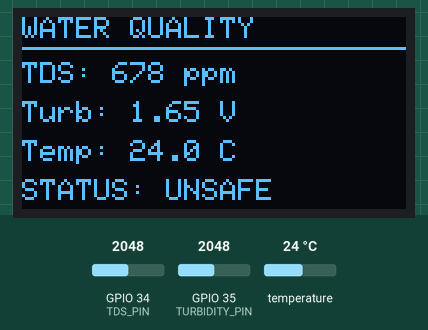
Simulated run of this sketch. Board: ESP32. On the bench: 128×64 one-colour display. The inputs (shaded band) are chosen by the test bench; at power-on: temperature 24 °C, GPIO 34 (TDS_PIN) = 2048, GPIO 35 (TURBIDITY_PIN) = 2048 (analog values on the 0–4095 scale). WiFi joins after 1.5 s; servers stay silent unless stated; what the sketch prints to the serial monitor is not drawn.

Above: at 5.1 s.
5.2 s: temperature set to 41 °C
At 7.7 s:
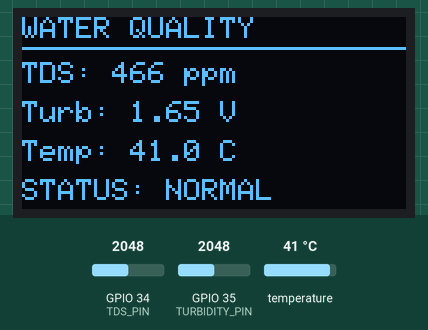
8.0 s: GPIO 34 (TDS_PIN) set to 2006
10.0 s: GPIO 35 (TURBIDITY_PIN) set to 1290
At 10.8 s:
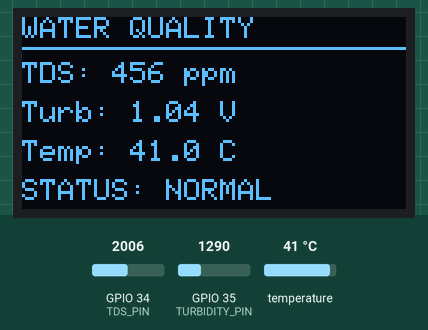
12.0 s: GPIO 35 (TURBIDITY_PIN) set to 1204
At 13.5 s:
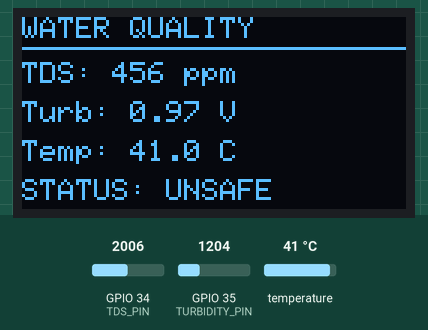
14.0 s: temperature set to 12 °C
At 15.1 s:
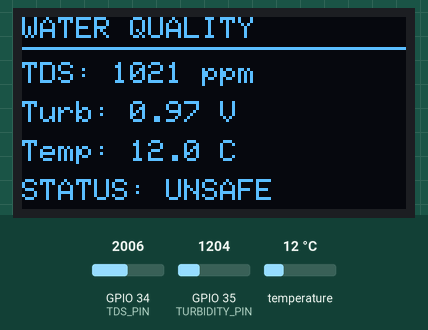
16.0 s: GPIO 34 (TDS_PIN) set to 2047
At 17.8 s:
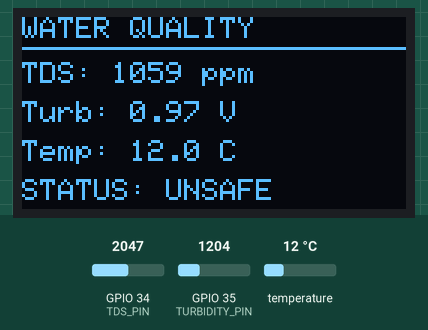
Timing chart, 0 to 19.0 s (numbered marks = the images above; inputs shaded):
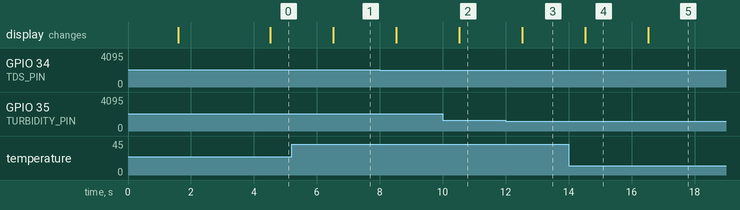

The sketch:

esp32_code.ino
```cpp
#include <Adafruit_GFX.h>
#include <Adafruit_SSD1306.h>
#include <DallasTemperature.h>
#include <OneWire.h>
#include <WiFi.h>
#include <Wire.h>
#include <WebServer.h>

WebServer server(80);

// ---------------- WIFI CONFIGURATION ----------------
const char *ssid = "Dharana11^2";
const char *password = "12345678910";

// ---------------- PIN DEFINITIONS ----------------

#define TDS_PIN 34
#define TURBIDITY_PIN 35
#define TEMP_PIN 4

#define SCREEN_WIDTH 128
#define SCREEN_HEIGHT 64

// ---------------- OLED ----------------

Adafruit_SSD1306 display(SCREEN_WIDTH, SCREEN_HEIGHT, &Wire, -1);

// ---------------- TEMPERATURE ----------------

OneWire oneWire(TEMP_PIN);
DallasTemperature temperatureSensor(&oneWire);

// ---------------- SETTINGS ----------------

float temperature = 25.0;
float currentTdsValue = 0;
float currentTurbidityVoltage = 0;

void handleData() {
  server.sendHeader("Access-Control-Allow-Origin", "*");

  String json = "{";
  json += "\"tds\":" + String(currentTdsValue) + ",";
  json += "\"turbidity\":" + String(currentTurbidityVoltage) + ",";
  json += "\"temperature\":" + String(temperature) + ",";
  json += "\"battery\": 100,";
  json += "\"solarCharging\": true,";
  json += "\"esp32Status\": \"ONLINE\"";
  json += "}";

  server.send(200, "application/json", json);
}

void setup() {

  Serial.begin(115200);

  // ADC
  analogReadResolution(12);

  analogSetPinAttenuation(TDS_PIN, ADC_11db);
  analogSetPinAttenuation(TURBIDITY_PIN, ADC_11db);

  // I2C
  Wire.begin(21, 22);

  // OLED
  if (!display.begin(SSD1306_SWITCHCAPVCC, 0x3C)) {

    Serial.println("OLED not found!");

    while (true)
      ;
  }

  // Connect to WiFi
  display.clearDisplay();
  display.setTextColor(SSD1306_WHITE);
  display.setTextSize(1);
  display.setCursor(0, 25);
  display.print("Connecting WiFi...");
  display.display();

  WiFi.begin(ssid, password);
  Serial.print("Connecting to WiFi");
  int wifiAttempts = 0;
  while (WiFi.status() != WL_CONNECTED && wifiAttempts < 20) {
    delay(500);
    Serial.print(".");
    wifiAttempts++;
  }

  if (WiFi.status() == WL_CONNECTED) {
    Serial.println("\nWiFi Connected!");
    Serial.print("IP Address: ");
    Serial.println(WiFi.localIP());

    server.on("/data", handleData);
    server.enableCORS(true);
    server.begin();
    Serial.println("HTTP server started");
  } else {
    Serial.println("\nWiFi Connection Failed! Proceeding offline.");
  }

  // Temperature sensor
  temperatureSensor.begin();

  display.clearDisplay();
  display.setCursor(20, 25);
  display.println("Water Monitor");

  display.display();

  delay(2000);
}

void loop() {
  if (WiFi.status() == WL_CONNECTED) {
    server.handleClient();
  }

  static unsigned long lastUpdate = 0;
  if (millis() - lastUpdate < 2000) {
    return;
  }
  lastUpdate = millis();

  // ---------------- TEMPERATURE ----------------

  temperatureSensor.requestTemperatures();

  float tempC = temperatureSensor.getTempCByIndex(0);

  if (tempC != DEVICE_DISCONNECTED_C) {
    temperature = tempC;
  }

  // ---------------- TDS ----------------

  long tdsTotal = 0;

  for (int i = 0; i < 30; i++) {

    tdsTotal += analogRead(TDS_PIN);

    delay(2);
  }

  float tdsADC = tdsTotal / 30.0;

  float tdsVoltage = tdsADC * 3.3 / 4095.0;

  // Temperature compensation

  float compensationCoefficient = 1.0 + 0.02 * (temperature - 25.0);

  float compensatedVoltage = tdsVoltage / compensationCoefficient;

  float tdsValue =
      (133.42 * compensatedVoltage * compensatedVoltage * compensatedVoltage -
       255.86 * compensatedVoltage * compensatedVoltage +
       857.39 * compensatedVoltage) *
      0.5;

  if (tdsValue < 0) {
    tdsValue = 0;
  }

  // ---------------- TURBIDITY ----------------

  long turbidityTotal = 0;

  for (int i = 0; i < 30; i++) {

    turbidityTotal += analogRead(TURBIDITY_PIN);

    delay(2);
  }

  float turbidityADC = turbidityTotal / 30.0;

  float turbidityVoltage = turbidityADC * 3.3 / 4095.0;

  currentTdsValue = tdsValue;
  currentTurbidityVoltage = turbidityVoltage;

  // ---------------- WATER STATUS ----------------

  bool highTDS = tdsValue > 500;

  // Temporary threshold for testing only.
  // We should replace this with the calibration
  // appropriate for your exact turbidity sensor.
  bool highTurbidity = turbidityVoltage < 1.0;

  bool waterOK = !highTDS && !highTurbidity;

  // ---------------- SERIAL ----------------

  Serial.println("--------------------");

  Serial.print("Temperature: ");
  Serial.print(temperature);
  Serial.println(" C");

  Serial.print("TDS: ");
  Serial.print(tdsValue);
  Serial.println(" ppm");

  Serial.print("Turbidity ADC: ");
  Serial.println(turbidityADC);

  Serial.print("Turbidity Voltage: ");
  Serial.print(turbidityVoltage, 3);
  Serial.println(" V");

  Serial.print("Status: ");

  if (waterOK) {
    Serial.println("NORMAL");
  } else {
    Serial.println("UNSAFE");
  }

  // ---------------- OLED ----------------

  display.clearDisplay();

  display.setTextSize(1);

  display.setCursor(0, 0);
  display.println("WATER QUALITY");

  display.drawLine(0, 10, 127, 10, SSD1306_WHITE);

  display.setCursor(0, 15);
  display.print("TDS: ");
  display.print(tdsValue, 0);
  display.println(" ppm");

  display.setCursor(0, 28);
  display.print("Turb: ");
  display.print(turbidityVoltage, 2);
  display.println(" V");

  display.setCursor(0, 41);
  display.print("Temp: ");
  display.print(temperature, 1);
  display.println(" C");

  display.setCursor(0, 54);

  if (waterOK) {
    display.print("STATUS: NORMAL");
  } else {
    display.print("STATUS: UNSAFE");
  }

  display.display();
}
```

Measured:
- the behaviour switches between 1241 and 1240 on GPIO 35 (TURBIDITY_PIN) (found by bisection; images 2 and 3)
- after the input at 5.2 s, the display: changes after 1.3 s (image 1)
- after the input at 10.0 s, the display: changes after 0.52 s (image 2)
- after the input at 12.0 s, the display: changes after 0.52 s (image 3)
- after the input at 14.0 s, the display: changes after 0.52 s (image 4)
- after the input at 16.0 s, the display: changes after 0.52 s (image 5)
